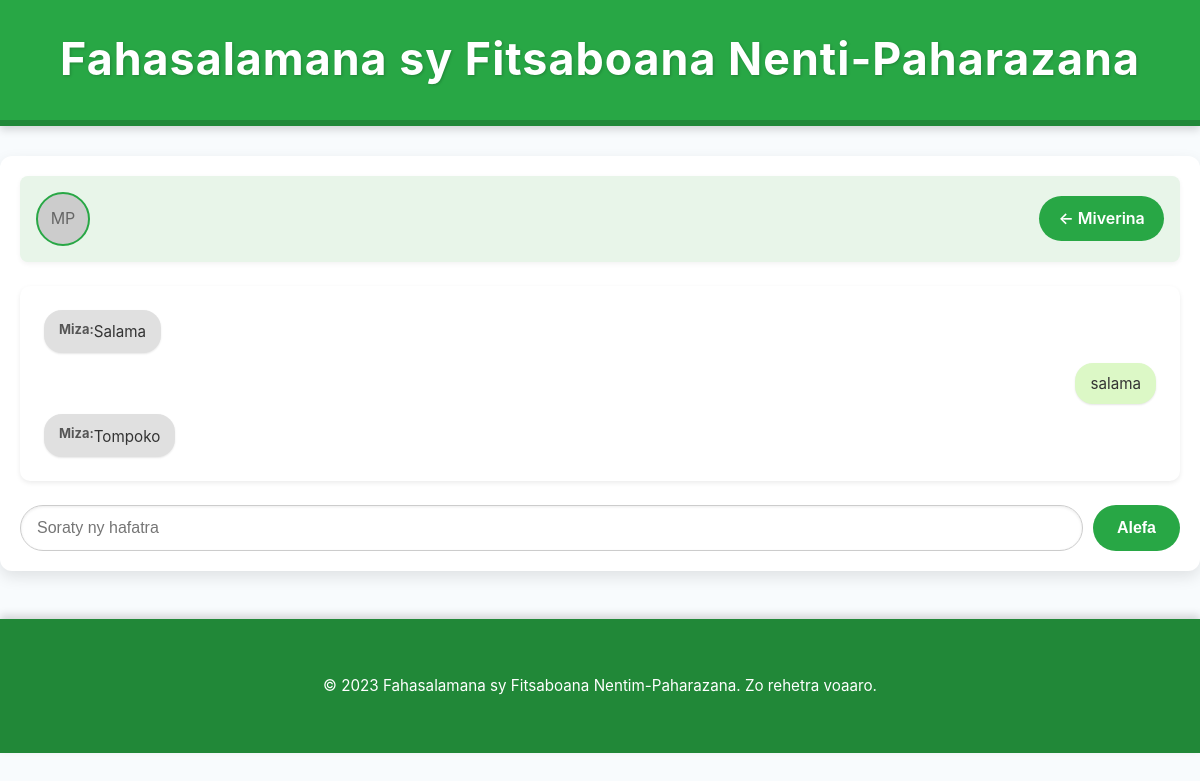
Screenshot of /hafatra/8/ (signed in) with the database file from the repository.
### fahasalamana/models.py (models this page shows, shortened)
class Hafatra(models.Model):
    mpandefa = models.ForeignKey(settings.AUTH_USER_MODEL, related_name='hafatra_nandefasana', on_delete=models.CASCADE)
    mpandray = models.ForeignKey(settings.AUTH_USER_MODEL, related_name='hafatra_nakarina', on_delete=models.CASCADE)
    votoaty = models.TextField()
    daty = models.DateTimeField(auto_now_add=True)
    vakina = models.BooleanField(default=False)
    class Meta:
        ordering = ['-daty']

class Mpampiasa(AbstractUser):
    anarana_feno = models.CharField(max_length=150, verbose_name="Anarana feno")
    avatar = models.ImageField(upload_to='avatar/', null=True, blank=True, verbose_name="Sary")
    no_telifonina = models.CharField(max_length=30, blank=True, verbose_name="Nomeraon-telefaona")
    is_mpitsabo = models.BooleanField(default=False, verbose_name="Mpitsabo")

### fahasalamana/views.py (the view, shortened to what this page needs)
# urls.py: path('hafatra/<int:mpandray_id>/', hafa_hafatra, name='hafa_hafatra'),
@login_required
def hafa_hafatra(request, mpandray_id):
    mpandray = get_object_or_404(Mpampiasa, id=mpandray_id)
    hafatray = Hafatra.objects.filter(
        Q(mpandefa=request.user, mpandray=mpandray) |
        Q(mpandefa=mpandray, mpandray=request.user)
    ).order_by('daty')
    Hafatra.objects.filter(mpandefa=mpandray, mpandray=request.user, vakina=False).update(vakina=True)
    return render(request, 'hafa_hafatra.html', {
        'hafatra': hafatray,
        'mpandray': mpandray
    })

### fahasalamana/templates/hafa_hafatra.html (shortened to what this page needs)
<!DOCTYPE html>
<html lang="mg">
<head>
    <link rel="stylesheet" href="https://cdnjs.cloudflare.com/ajax/libs/font-awesome/6.0.0-beta3/css/all.min.css">
</head>
<body>
<header class="loham-pejy">
    <h1>Fahasalamana sy Fitsaboana Nenti-Paharazana</h1>
</header>
<main class="container mt-4">
    <div class="header">
        {% if mpandray.sary %}
            <img src="{{ mpandray.sary.url }}" class="avatar" alt="Mpandray">
        {% else %}
            <div class="avatar" style="display:flex; align-items:center; justify-content:center; background-color:#ccc; color:#666;">MP</div>
        {% endif %}
        {% if user.is_mpitsabo %}
            <a href="{% url 'mpampiasa_list_for_mpitsabo' %}" class="btn-retour">← Miverina</a>
        {% else %}
            <a href="{% url 'mpitsabo_list_for_mpampiasa' %}" class="btn-retour">← Miverina</a>
        {% endif %}
    </div>
    <div id="hafatra-list" class="hafatra-list">
        {% for haf in hafatra %}
            {% if haf.mpandefa == user %}
                <div class="hafatra-item hafatra-nalefa">
                    {{ haf.votoaty }}
                </div>
            {% else %}
                <div class="hafatra-item hafatra-voaray">
                    <strong>{{ haf.mpandefa.username }}:</strong> {{ haf.votoaty }}
                </div>
            {% endif %}
        {% endfor %}
    </div>
    <form method="post" id="hafatra-form">
        <input type="text" name="votoaty" id="votoaty" placeholder="Soraty ny hafatra" required>
        <button type="submit">Alefa</button>
    </form>
</main>
<footer class="tongony">
    <p>© 2023 Fahasalamana sy Fitsaboana Nentim-Paharazana. Zo rehetra voaaro.</p>
</footer>
</body>
</html>

### fahasalamana/templates/hafa_hafatra.html (style rules this page uses)
body { font-family: 'Inter', sans-serif; line-height: 1.6; margin: 0; padding: 0; background-color: #f8fbfd; color: #333; }
.loham-pejy { background-color: #28a745; color: white; padding: 1.5rem 0; text-align: center; border-bottom: 6px solid #218838; box-shadow: 0 4px 8px rgba(0, 0, 0, 0.15); }
.loham-pejy h1 { margin: 0; font-size: 2.8em; letter-spacing: 1px; text-shadow: 1px 1px 3px rgba(0, 0, 0, 0.2); }
.container { max-width: 1200px; margin: 30px auto; padding: 20px; background-color: #ffffff; border-radius: 12px; box-shadow: 0 6px 15px rgba(0, 0, 0, 0.1); }
.tongony { background: #218838; color: white; text-align: center; padding: 2.5rem 0; margin-top: 3rem; font-size: 0.95em; box-shadow: 0 -4px 8px rgba(0, 0, 0, 0.15); }
.header { display: flex; align-items: center; margin-bottom: 1.5rem; padding: 1rem; background-color: #e8f5e9; border-radius: 8px; box-shadow: 0 2px 5px rgba(0,0,0,0.05); }
.avatar { width: 50px; height: 50px; border-radius: 50%; object-fit: cover; background: #ccc; margin-right: 1rem; border: 2px solid #28a745; }
.btn-retour { background: #28a745; color: white; text-decoration: none; padding: 0.6rem 1.2rem; border-radius: 25px; margin-left: auto; transition: background-color 0.3s ease, transform 0.2s ease; font-weight: 600; }
.hafatra-list { background: white; padding: 1.5rem; border-radius: 10px; max-height: 450px; overflow-y: auto; box-shadow: 0 2px 5px rgba(0,0,0,0.08); margin-bottom: 1.5rem; display: flex; flex-direction: column; gap: 10px; }
.hafatra-item { display: flex; align-items: flex-end; max-width: 75%; padding: 10px 15px; border-radius: 18px; word-wrap: break-word; font-size: 0.95em; line-height: 1.4; }
.hafatra-item strong { display: block; font-size: 0.85em; color: #555; margin-bottom: 5px; }
.hafatra-nalefa { background-color: #DCF8C6; align-self: flex-end; color: #333; box-shadow: 0 1px 2px rgba(0,0,0,0.1); }
.hafatra-voaray { background-color: #E0E0E0; align-self: flex-start; color: #333; box-shadow: 0 1px 2px rgba(0,0,0,0.1); }
#hafatra-form { display: flex; gap: 10px; margin-top: 1.5rem; }
#votoaty { flex: 1; padding: 0.8rem 1rem; border: 1px solid #ccc; border-radius: 25px; font-size: 1em; box-shadow: inset 0 1px 3px rgba(0, 0, 0, 0.08); outline: none; transition: border-color 0.3s ease, box-shadow 0.3s ease; }
button[type="submit"] { background: #28a745; color: white; border: none; padding: 0.8rem 1.5rem; border-radius: 25px; cursor: pointer; font-size: 1em; transition: background-color 0.3s ease, transform 0.2s ease; font-weight: 600; }

### rows the page displays
Hafatra: mpandefa.username "Miza", votoaty "Salama"
Hafatra: votoaty "salama"
Hafatra: mpandefa.username "Miza", votoaty "Tompoko"
